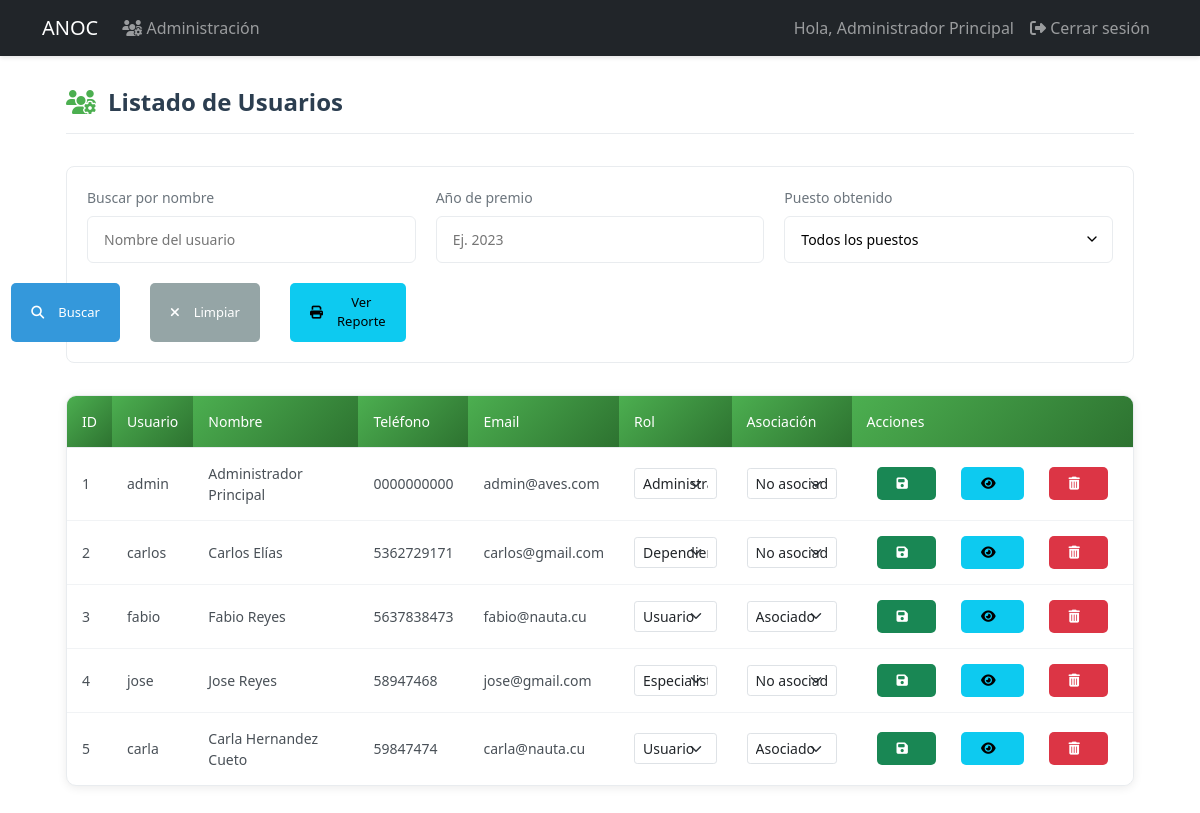
The app's page /admin/users (signed in) with its own data.
### models.py (models this page shows, shortened)
class User(UserMixin, db.Model):
    id = db.Column(db.Integer, primary_key=True)
    username = db.Column(db.String(80), unique=True, nullable=False, index=True)
    email = db.Column(db.String(120), unique=True, nullable=False, index=True)
    password_hash = db.Column(db.String(128))
    role = db.Column(db.String(20), default='user')  # 'admin', 'specialist', 'dependiente', 'user'
    is_associated = db.Column(db.Boolean, default=False, nullable=False)
    full_name = db.Column(db.String(100), nullable=False)
    phone = db.Column(db.String(20), nullable=False)
    profile_image = db.Column(db.String(255))  # Ruta de la imagen de perfil
    last_login = db.Column(db.DateTime)  # Fecha del último inicio de sesión
    is_active = db.Column(db.Boolean, default=True)  # Para manejar cuentas activas/inactivas
    address = db.Column(db.String(200))  # Nuevo campo para dirección
    birds = db.relationship('UserBirds', backref='user', lazy=True, cascade='all, delete-orphan')
    awards = db.relationship('Award', backref='user', lazy=True, cascade='all, delete-orphan')

### app.py (the view, shortened to what this page needs)
@app.route('/admin/users')
@login_required
def admin_users():
    if current_user.role != 'admin':
        abort(403)
    search_name = request.args.get('name', '').strip()
    award_year = request.args.get('award_year', '').strip()
    award_position = request.args.get('award_position', '').strip()
    query = select(User).order_by(User.id)
    if search_name:
        query = query.where(User.full_name.ilike(f'%{search_name}%'))
    if award_position:
        position_subquery = select(Award.user_id).where(
            Award.position == award_position
        ).distinct()
        query = query.where(User.id.in_(position_subquery))
    users = db.session.execute(query).scalars()
    current_year = datetime.now().year
    return render_template('admin/users.html',
                         users=users,
                         search_name=search_name,
                         award_year=award_year,
                         award_position=award_position,
                         current_year=current_year)

### app.py (called while the page is built)
@login_manager.user_loader
def load_user(user_id):
    return db.session.get(User, int(user_id))

### templates/admin/users.html (shortened to what this page needs)
{% extends "base.html" %}
{% block content %}
<div class="users-container">
    <div class="users-header">
        <h2><i class="fas fa-users-cog"></i> Listado de Usuarios</h2>
    </div>
    <div class="filter-section">
        <form method="GET" action="{{ url_for('admin_users') }}" class="filter-form">
            <div class="filter-grid">
                <div class="filter-group">
                    <label for="name" class="filter-label">Buscar por nombre</label>
                    <input type="text" class="filter-input" id="name" name="name"
                           value="{{ search_name }}" placeholder="Nombre del usuario">
                </div>
                <div class="filter-group">
                    <label for="award_year" class="filter-label">Año de premio</label>
                    <input type="number" class="filter-input" id="award_year" name="award_year"
                           value="{{ award_year }}" placeholder="Ej. 2023" min="2000" max="{{ current_year }}">
                </div>
                <div class="filter-group">
                    <label for="award_position" class="filter-label">Puesto obtenido</label>
                    <select class="filter-input filter-select" id="award_position" name="award_position">
                        <option value="">Todos los puestos</option>
                    </select>
                </div>
                <div class="filter-actions">
                    <button type="submit" class="btn btn-primary">
                        <i class="fas fa-search"></i> Buscar
                    </button>
                    <a href="{{ url_for('admin_users') }}" class="btn btn-secondary">
                        <i class="fas fa-times"></i> Limpiar
                    </a>
                    <a href="{{ url_for('associates_report_view') }}" class="btn btn-info" target="_blank">
                        <i class="fas fa-print"></i> Ver Reporte
                    </a>
                </div>
            </div>
        </form>
    </div>
    <div class="users-table-container">
        <table class="users-table">
            <thead>
                <tr>
                    <th>ID</th>
                    <th>Usuario</th>
                    <th>Nombre</th>
                    <th>Teléfono</th>
                    <th>Email</th>
                    <th>Rol</th>
                    <th>Asociación</th>
                    <th>Acciones</th>
                </tr>
            </thead>
            <tbody>
                {% if users %}
                    {% for user in users %}
                    <tr class="clickable-row" data-href="{{ url_for('user_details', user_id=user.id) }}">
                        <td>{{ user.id }}</td>
                        <td>{{ user.username }}</td>
                        <td>{{ user.full_name }}</td>
                        <td>{{ user.phone }}</td>
                        <td>{{ user.email }}</td>
                        <td>
                            <form method="POST" action="{{ url_for('assign_role', user_id=user.id) }}" class="role-form">
                                <select name="role" class="form-select form-select-sm">
                                    <option value="user" {% if user.role == 'user' %}selected{% endif %}>Usuario</option>
                                    <option value="specialist" {% if user.role == 'specialist' %}selected{% endif %}>Especialista</option>
                                    <option value="dependiente" {% if user.role == 'dependiente' %}selected{% endif %}>Dependiente</option>
                                    <option value="admin" {% if user.role == 'admin' %}selected{% endif %}>Administrador</option>
                                </select>
                        </td>
                        <td>
                                <select name="is_associated" class="form-select form-select-sm">
                                    <option value="true" {% if user.is_associated %}selected{% endif %}>Asociado</option>
                                    <option value="false" {% if not user.is_associated %}selected{% endif %}>No asociado</option>
                                </select>
                        </td>
                        <td class="actions-column">
                            <div class="action-buttons">
                                <button type="submit" class="btn btn-sm btn-success">
                                    <i class="fas fa-save"></i>
                                </button>
                                <a href="{{ url_for('user_details', user_id=user.id) }}" class="btn btn-sm btn-info">
                                    <i class="fas fa-eye"></i>
                                </a>
                                <form method="POST" action="{{ url_for('delete_user', user_id=user.id) }}"
                                      onsubmit="return confirm('¿Desea eliminar este usuario?');" class="d-inline">
                                    <button type="submit" class="btn btn-sm btn-danger">
                                        <i class="fas fa-trash-alt"></i>
                                    </button>
                                </form>
                            </div>
                        </td>
                    </tr>
                    {% endfor %}
                {% endif %}
            </tbody>
        </table>
    </div>
</div>
{% endblock %}

### templates/base.html (shortened to what this page needs)
<!DOCTYPE html>
<html lang="es">
<head>
    <link href="https://cdn.jsdelivr.net/npm/bootstrap@5.3.0/dist/css/bootstrap.min.css" rel="stylesheet">
    <link href="https://cdnjs.cloudflare.com/ajax/libs/font-awesome/6.4.0/css/all.min.css" rel="stylesheet">
    <link rel="stylesheet" href="{{ url_for('static', filename='css/styles.css') }}">
</head>
<body>
    <nav class="navbar navbar-expand-lg navbar-dark bg-dark">
        <div class="container">
            <a class="navbar-brand" href="{{ url_for('dashboard') }}">ANOC</a>
            <div class="collapse navbar-collapse" id="navbarNav">
                <ul class="navbar-nav me-auto">
                    {% if current_user.is_authenticated and current_user.role == 'admin' %}
                        <li class="nav-item">
                            <a class="nav-link" href="{{ url_for('admin_users') }}">
                                <i class="fas fa-users-cog"></i> Administración
                            </a>
                        </li>
                    {% endif %}
                </ul>
                <ul class="navbar-nav">
                    {% if current_user.is_authenticated %}
                        <li class="nav-item">
                            <span class="nav-link">Hola, {{ current_user.full_name }}</span>
                        </li>
                        <li class="nav-item">
                            <a class="nav-link" href="{{ url_for('logout') }}">
                                <i class="fas fa-sign-out-alt"></i> Cerrar sesión
                            </a>
                        </li>
                    {% else %}
                        <li class="nav-item">
                            <a class="nav-link" href="{{ url_for('login') }}">
                                <i class="fas fa-sign-in-alt"></i> Iniciar sesión
                            </a>
                        </li>
                    {% endif %}
                </ul>
            </div>
        </div>
    </nav>
    <div class="container mt-4">
        {% block content %}{% endblock %}
    </div>
</body>
</html>

### static/css/styles.css (style rules this page uses)
.navbar { box-shadow: 0 2px 4px rgba(0,0,0,0.1); }
.btn { margin: 2px; }
:root { --primary-color: #2c3e50; --secondary-color: #4CAF50; --light-gray: #f8f9fa; --medium-gray: #e9ecef; --dark-gray: #6c757d; --text-color: #495057; --white: #ffffff; }
.users-container { max-width: 1400px; margin: 2rem auto; padding: 0 1.5rem; }
.users-header { margin-bottom: 2rem; padding-bottom: 1rem; border-bottom: 1px solid var(--medium-gray); }
.users-header h2 { color: var(--primary-color); font-weight: 600; font-size: 1.5rem; margin: 0; display: flex; align-items: center; gap: 0.75rem; }
.users-header h2 i { color: var(--secondary-color); }
.filter-section { background: var(--white); border-radius: 0.5rem; padding: 1.25rem; margin-bottom: 2rem; border: 1px solid var(--medium-gray); }
.filter-grid { display: grid; grid-template-columns: repeat(auto-fit, minmax(250px, 1fr)); gap: 1.25rem; align-items: end; }
.filter-group { margin-bottom: 0; }
.filter-label { display: block; margin-bottom: 0.5rem; color: var(--dark-gray); font-size: 0.875rem; font-weight: 500; }
.filter-input { width: 100%; padding: 0.75rem 1rem; border: 1px solid var(--medium-gray); border-radius: 0.375rem; background-color: var(--white); font-size: 0.875rem; }
.filter-select { appearance: none; background-position: right 0.75rem center; background-repeat: no-repeat; background-size: 1rem; }
.filter-actions { display: flex; gap: 0.75rem; justify-content: flex-end; }
.users-table-container { background: var(--white); border-radius: 0.5rem; border: 1px solid var(--medium-gray); overflow: hidden; }
.users-table { width: 100%; border-collapse: collapse; font-size: 0.875rem; }
.users-table th { background-color: var(--light-gray); color: var(--primary-color); padding: 1rem 1.25rem; text-align: left; font-weight: 600; border-bottom: 1px solid var(--medium-gray); }
.users-table td { padding: 1rem 1.25rem; border-bottom: 1px solid var(--medium-gray); vertical-align: middle; color: var(--text-color); }
.users-table tr:last-child td { border-bottom: none; }
.action-buttons { display: flex; gap: 0.5rem; }
.btn { padding: 0.5rem 0.75rem; border-radius: 0.25rem; font-size: 0.8125rem; font-weight: 500; cursor: pointer; border: none; display: inline-flex; align-items: center; gap: 0.375rem; }
.btn-sm { padding: 0.375rem 0.75rem; }
.btn-primary { background-color: var(--secondary-color); color: var(--white); }
.btn-secondary { background-color: var(--medium-gray); color: var(--text-color); }
.filter-actions { display: flex; gap: 10px; }
.users-table-container { background-color: #fff; border-radius: 10px; box-shadow: 0 2px 10px rgba(0, 0, 0, 0.08); overflow: hidden; }
.users-table { width: 100%; border-collapse: collapse; }
.users-table th { background: linear-gradient(135deg, #4CAF50 0%, #2d7230 100%); color: white; padding: 15px; font-weight: 500; text-align: left; }
.users-table td { padding: 15px; border-bottom: 1px solid #f1f3f5; vertical-align: middle; }
.actions-column { background-color: white !important; }
.action-buttons { display: flex; gap: 5px; }
.role-form { display: contents; }
.form-select-sm { padding: 0.25rem 0.5rem; font-size: 0.875rem; line-height: 1.5; border-radius: 0.2rem; }
.btn { display: inline-flex; align-items: center; padding: 10px 20px; margin: 0 10px; border-radius: 5px; font-weight: 500; cursor: pointer; }
.btn i { margin-right: 8px; }
.btn-primary { background-color: #3498db; color: white; border: none; }
.btn-secondary { background-color: #95a5a6; color: white; border: none; }

### records on screen
User: full_name "Administrador Principal", id "1", username "admin", phone "0000000000", email "admin@aves.com", role "Administrador", is_associated "No asociado"
User: id "2", username "carlos", full_name "Carlos Elías", phone "5362729171", email "carlos@gmail.com", role "Dependiente", is_associated "No asociado"
User: id "3", username "fabio", full_name "Fabio Reyes", phone "5637838473", email "fabio@nauta.cu", role "Usuario", is_associated "Asociado"
User: id "4", username "jose", full_name "Jose Reyes", phone "58947468", email "jose@gmail.com", role "Especialista", is_associated "No asociado"
User: id "5", username "carla", full_name "Carla Hernandez Cueto", phone "59847474", email "carla@nauta.cu", role "Usuario", is_associated "Asociado"
